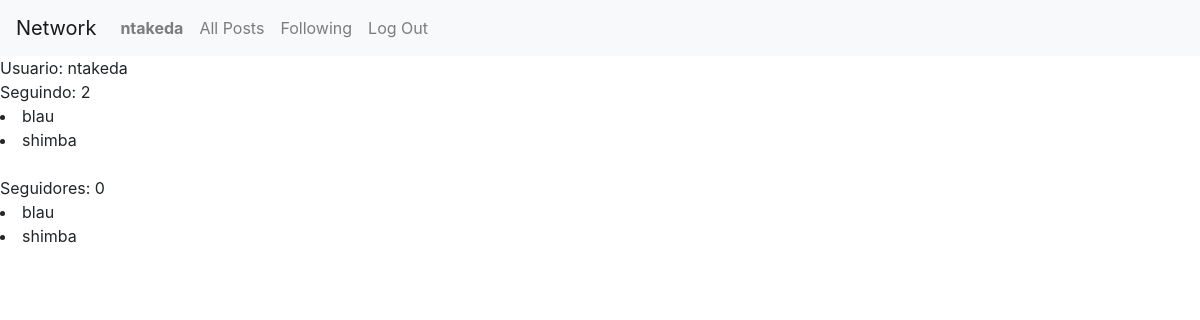
Screenshot of /ntakeda (signed in) with the database file from the repository.
### network/models.py (models this page shows)
class User(AbstractUser):
    pass

class Follow(models.Model):
    user = models.ForeignKey(User, on_delete=models.CASCADE, related_name="usuarios_follow")
    list = models.ManyToManyField(User)
    def __str__(self):
        return f"{self.user}"

### network/views.py (the view)
# urls.py: path("<str:username>", views.username , name="user"),
def username(request, username):
    user = request.user
    following = Follow.objects.get(user=User.objects.get(username=username)).list.all()
    n_following = following.count()
    followers = Follow.objects.filter(list=user.id)
    n_followers = 0
    return render(request, "network/user.html", {
        "n_following": n_following,
        "following": following,
        "followers": followers,
        "n_followers": n_followers,
    })

### network/templates/network/user.html
{% extends "network/layout.html" %}
{% block body %}
    Usuario: {{ user }}
    <br>
    Seguindo: {{ n_following }}
    {% for f in following %}
        <li>
        {{ f }}
        </li>
    {% endfor %}
    <br>
    Seguidores: {{ n_followers }}
    {% for g in followers %}
        <li>
        {{ g }}
        </li>
    {% endfor %}
{% endblock %}

### network/templates/network/layout.html (shortened to what this page needs)
{% load static %}
<!DOCTYPE html>
<html lang="en">
    <head>
        <link rel="stylesheet" href="https://stackpath.bootstrapcdn.com/bootstrap/4.4.1/css/bootstrap.min.css">
        <link href="{% static 'network/styles.css' %}" rel="stylesheet">
    </head>
    <body>
        <nav class="navbar navbar-expand-lg navbar-light bg-light">
            <a class="navbar-brand" href="#">Network</a>
            <div>
              <ul class="navbar-nav mr-auto">
                {% if user.is_authenticated %}
                    <li class="nav-item">
                        <a class="nav-link" href="{% url 'user' user.username %}"><strong>{{ user.username }}</strong></a>
                    </li>
                {% endif %}
                <li class="nav-item">
                  <a class="nav-link" href="{% url 'index' %}">All Posts</a>
                </li>
                {% if user.is_authenticated %}
                    <li class="nav-item">
                        <a class="nav-link" href="#">Following</a>
                    </li>
                    <li class="nav-item">
                        <a class="nav-link" href="{% url 'logout' %}">Log Out</a>
                    </li>
                {% endif %}
              </ul>
            </div>
          </nav>
        <div class="body">
            {% block body %}
            {% endblock %}
        </div>
    </body>
</html>

### rows the page displays
User: username "ntakeda"
User: username "blau"
User: username "shimba"
Follow: user.username "blau"
Follow: user.username "shimba"

### other values shown
{{ n_following }} "2"
{{ n_followers }} "0"
